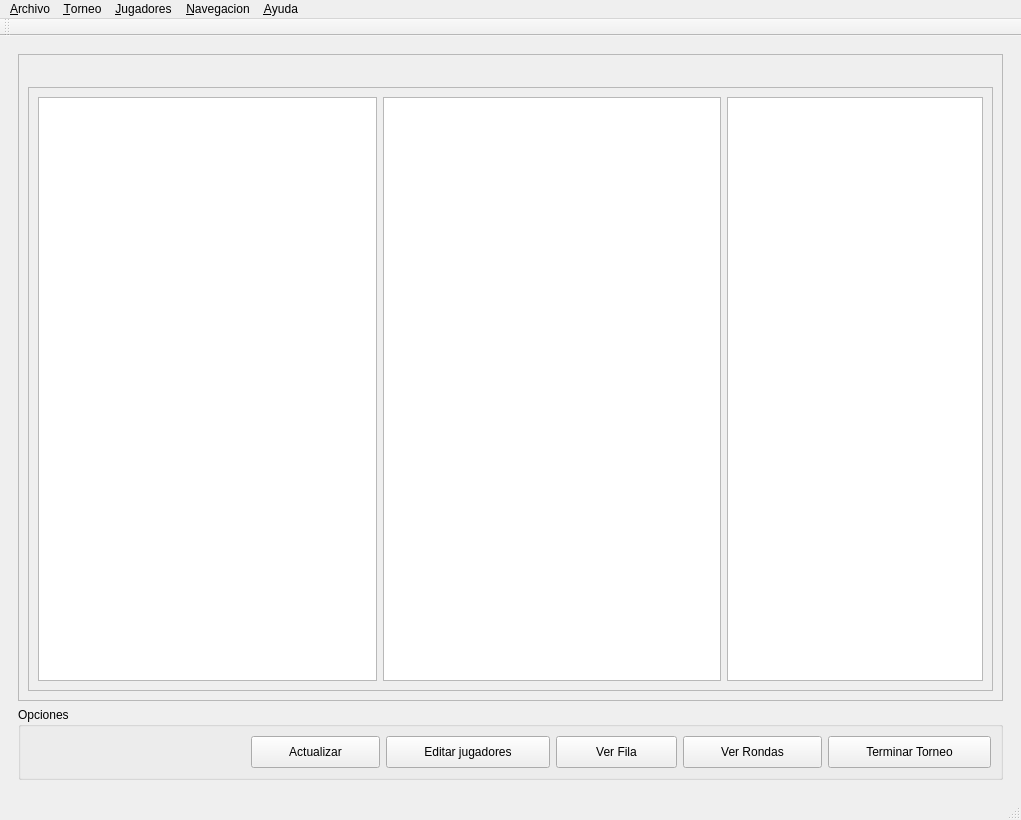
<?xml version="1.0" encoding="UTF-8"?>
<ui version="4.0">
 <class>MainWindow</class>
 <widget class="QMainWindow" name="MainWindow">
  <property name="geometry">
   <rect>
    <x>0</x>
    <y>0</y>
    <width>1021</width>
    <height>820</height>
   </rect>
  </property>
  <property name="windowTitle">
   <string>Masnou Manager</string>
  </property>
  <widget class="QWidget" name="centralwidget">
   <layout class="QVBoxLayout" name="verticalLayout">
    <item>
     <widget class="QStackedWidget" name="navigator">
      <property name="styleSheet">
       <string notr="true">QLineEdit,QDateEdit {
	padding:8px;
	font-size:15px;
	border-radius:5px;
	border:1px solid rgba(0,0,0,0.4);
}

QLabel {
	font-size:15px;
}

QPushButton {
	padding: 8px auto;
	min-width:45px;
}

</string>
      </property>
      <property name="currentIndex">
       <number>1</number>
      </property>
      <widget class="QWidget" name="main">
       <layout class="QHBoxLayout" name="horizontalLayout_7">
        <item>
         <layout class="QHBoxLayout" name="horizontalLayout_6" stretch="1,2">
          <property name="spacing">
           <number>0</number>
          </property>
          <item>
           <widget class="QFrame" name="frame_5">
            <property name="sizePolicy">
             <sizepolicy hsizetype="Minimum" vsizetype="Preferred">
              <horstretch>0</horstretch>
              <verstretch>0</verstretch>
             </sizepolicy>
            </property>
            <property name="maximumSize">
             <size>
              <width>300</width>
              <height>16777215</height>
             </size>
            </property>
            <property name="styleSheet">
             <string notr="true">QLineEdit,QDateEdit {
	padding:8px;
	font-size:15px;
	border-radius:5px;
	border:1px solid rgba(0,0,0,0.4);
}

QLabel {
	font-size:15px;
}

QPushButton {
	padding: 8px auto;
	min-width:45px;
}</string>
            </property>
            <property name="frameShape">
             <enum>QFrame::StyledPanel</enum>
            </property>
            <property name="frameShadow">
             <enum>QFrame::Raised</enum>
            </property>
            <layout class="QVBoxLayout" name="verticalLayout_8">
             <item>
              <widget class="QLabel" name="label_2">
               <property name="text">
                <string>Torneos Recientes</string>
               </property>
              </widget>
             </item>
             <item>
              <widget class="QComboBox" name="comboBox">
               <property name="minimumSize">
                <size>
                 <width>0</width>
                 <height>35</height>
                </size>
               </property>
              </widget>
             </item>
             <item>
              <spacer name="verticalSpacer_3">
               <property name="orientation">
                <enum>Qt::Vertical</enum>
               </property>
               <property name="sizeType">
                <enum>QSizePolicy::Fixed</enum>
               </property>
               <property name="sizeHint" stdset="0">
                <size>
                 <width>20</width>
                 <height>90</height>
                </size>
               </property>
              </spacer>
             </item>
             <item>
              <widget class="QLabel" name="label_4">
               <property name="styleSheet">
                <string notr="true">margin-bottom:9px</string>
               </property>
               <property name="text">
                <string>Opciones</string>
               </property>
              </widget>
             </item>
             <item>
              <widget class="QPushButton" name="menu_btn_create">
               <property name="font">
                <font>
                 <pointsize>9</pointsize>
                </font>
               </property>
               <property name="text">
                <string>Crear Torneo</string>
               </property>
              </widget>
             </item>
             <item>
              <widget class="QPushButton" name="pushButton_10">
               <property name="font">
                <font>
                 <pointsize>9</pointsize>
                </font>
               </property>
               <property name="toolTip">
                <string>&lt;html&gt;&lt;head/&gt;&lt;body&gt;&lt;p&gt;Cargar un torneo en modo de lectura&lt;/p&gt;&lt;/body&gt;&lt;/html&gt;</string>
               </property>
               <property name="text">
                <string>Cargar Torneo</string>
               </property>
              </widget>
             </item>
             <item>
              <widget class="QPushButton" name="menu_btn_go_tour">
               <property name="enabled">
                <bool>false</bool>
               </property>
               <property name="text">
                <string>Ir a Torneo Activo</string>
               </property>
              </widget>
             </item>
             <item>
              <widget class="QPushButton" name="menu_btn_finish">
               <property name="enabled">
                <bool>false</bool>
               </property>
               <property name="text">
                <string>Terminar Torneo Activo</string>
               </property>
              </widget>
             </item>
             <item>
              <widget class="QPushButton" name="menu_btn_quit">
               <property name="font">
                <font>
                 <pointsize>9</pointsize>
                </font>
               </property>
               <property name="text">
                <string>Salir</string>
               </property>
              </widget>
             </item>
             <item>
              <spacer name="verticalSpacer_2">
               <property name="orientation">
                <enum>Qt::Vertical</enum>
               </property>
               <property name="sizeHint" stdset="0">
                <size>
                 <width>20</width>
                 <height>150</height>
                </size>
               </property>
              </spacer>
             </item>
            </layout>
           </widget>
          </item>
          <item>
           <widget class="QFrame" name="board_container">
            <property name="font">
             <font>
              <pointsize>9</pointsize>
             </font>
            </property>
            <property name="styleSheet">
             <string notr="true"/>
            </property>
            <property name="frameShape">
             <enum>QFrame::StyledPanel</enum>
            </property>
            <property name="frameShadow">
             <enum>QFrame::Raised</enum>
            </property>
            <layout class="QVBoxLayout" name="verticalLayout_9" stretch="0">
             <property name="sizeConstraint">
              <enum>QLayout::SetDefaultConstraint</enum>
             </property>
             <item>
              <widget class="QLabel" name="puzzle_title">
               <property name="maximumSize">
                <size>
                 <width>16777215</width>
                 <height>50</height>
                </size>
               </property>
               <property name="font">
                <font>
                 <family>MS Shell Dlg 2</family>
                 <pointsize>15</pointsize>
                 <weight>9</weight>
                 <italic>false</italic>
                 <bold>false</bold>
                 <underline>false</underline>
                 <strikeout>false</strikeout>
                </font>
               </property>
               <property name="styleSheet">
                <string notr="true">font: 75 15pt &quot;MS Shell Dlg 2&quot;;</string>
               </property>
               <property name="text">
                <string>Problema del Dia</string>
               </property>
               <property name="alignment">
                <set>Qt::AlignCenter</set>
               </property>
              </widget>
             </item>
            </layout>
           </widget>
          </item>
         </layout>
        </item>
       </layout>
      </widget>
      <widget class="QWidget" name="tournament">
       <layout class="QVBoxLayout" name="verticalLayout_3">
        <item>
         <widget class="QFrame" name="frame_2">
          <property name="frameShape">
           <enum>QFrame::StyledPanel</enum>
          </property>
          <property name="frameShadow">
           <enum>QFrame::Raised</enum>
          </property>
          <layout class="QVBoxLayout" name="verticalLayout_4">
           <item>
            <widget class="QLabel" name="tournament_title">
             <property name="text">
              <string/>
             </property>
            </widget>
           </item>
           <item>
            <widget class="QFrame" name="frame_3">
             <property name="frameShape">
              <enum>QFrame::StyledPanel</enum>
             </property>
             <property name="frameShadow">
              <enum>QFrame::Raised</enum>
             </property>
             <layout class="QHBoxLayout" name="horizontalLayout_3" stretch="1,1,0">
              <item>
               <widget class="QTableView" name="score_table">
                <property name="font">
                 <font>
                  <pointsize>12</pointsize>
                 </font>
                </property>
               </widget>
              </item>
              <item>
               <widget class="QTableView" name="rondas_main_table">
                <property name="font">
                 <font>
                  <pointsize>12</pointsize>
                 </font>
                </property>
                <property name="showGrid">
                 <bool>true</bool>
                </property>
                <property name="gridStyle">
                 <enum>Qt::SolidLine</enum>
                </property>
                <property name="sortingEnabled">
                 <bool>true</bool>
                </property>
               </widget>
              </item>
              <item>
               <widget class="QListView" name="fila_list">
                <property name="font">
                 <font>
                  <pointsize>12</pointsize>
                 </font>
                </property>
               </widget>
              </item>
             </layout>
            </widget>
           </item>
          </layout>
         </widget>
        </item>
        <item>
         <widget class="QGroupBox" name="groupBox_3">
          <property name="title">
           <string>Opciones</string>
          </property>
          <layout class="QHBoxLayout" name="horizontalLayout_2">
           <item>
            <spacer name="horizontalSpacer_3">
             <property name="orientation">
              <enum>Qt::Horizontal</enum>
             </property>
             <property name="sizeHint" stdset="0">
              <size>
               <width>40</width>
               <height>20</height>
              </size>
             </property>
            </spacer>
           </item>
           <item>
            <widget class="QPushButton" name="update_button">
             <property name="cursor">
              <cursorShape>PointingHandCursor</cursorShape>
             </property>
             <property name="text">
              <string>Actualizar</string>
             </property>
            </widget>
           </item>
           <item>
            <widget class="QPushButton" name="edit_players_button">
             <property name="cursor">
              <cursorShape>PointingHandCursor</cursorShape>
             </property>
             <property name="text">
              <string>Editar jugadores</string>
             </property>
            </widget>
           </item>
           <item>
            <widget class="QPushButton" name="ver_fila_button">
             <property name="cursor">
              <cursorShape>PointingHandCursor</cursorShape>
             </property>
             <property name="text">
              <string>Ver Fila</string>
             </property>
            </widget>
           </item>
           <item>
            <widget class="QPushButton" name="ver_rondas_button">
             <property name="cursor">
              <cursorShape>PointingHandCursor</cursorShape>
             </property>
             <property name="text">
              <string>Ver Rondas</string>
             </property>
            </widget>
           </item>
           <item>
            <widget class="QPushButton" name="finish_button">
             <property name="cursor">
              <cursorShape>PointingHandCursor</cursorShape>
             </property>
             <property name="text">
              <string>Terminar Torneo</string>
             </property>
            </widget>
           </item>
          </layout>
         </widget>
        </item>
       </layout>
      </widget>
      <widget class="QWidget" name="fila_page">
       <layout class="QVBoxLayout" name="verticalLayout_5">
        <item>
         <widget class="QFrame" name="frame">
          <property name="frameShape">
           <enum>QFrame::StyledPanel</enum>
          </property>
          <property name="frameShadow">
           <enum>QFrame::Raised</enum>
          </property>
          <layout class="QHBoxLayout" name="horizontalLayout_4">
           <item>
            <widget class="QListView" name="fila_list_main">
             <property name="font">
              <font>
               <pointsize>14</pointsize>
              </font>
             </property>
            </widget>
           </item>
           <item>
            <widget class="QFrame" name="frame_4">
             <property name="frameShape">
              <enum>QFrame::StyledPanel</enum>
             </property>
             <property name="frameShadow">
              <enum>QFrame::Raised</enum>
             </property>
             <layout class="QVBoxLayout" name="verticalLayout_6">
              <item>
               <widget class="QPushButton" name="add_fila_btn">
                <property name="text">
                 <string>Añadir</string>
                </property>
               </widget>
              </item>
              <item>
               <widget class="QPushButton" name="del_fila_btn">
                <property name="text">
                 <string>Borrar</string>
                </property>
               </widget>
              </item>
              <item>
               <widget class="QPushButton" name="pushButton_4">
                <property name="text">
                 <string>Mover Arriba</string>
                </property>
               </widget>
              </item>
              <item>
               <widget class="QPushButton" name="pushButton_5">
                <property name="text">
                 <string>Mover Abajo</string>
                </property>
               </widget>
              </item>
              <item>
               <widget class="QPushButton" name="sort_fila_btn">
                <property name="text">
                 <string>Sortear</string>
                </property>
               </widget>
              </item>
              <item>
               <spacer name="verticalSpacer">
                <property name="orientation">
                 <enum>Qt::Vertical</enum>
                </property>
                <property name="sizeType">
                 <enum>QSizePolicy::Fixed</enum>
                </property>
                <property name="sizeHint" stdset="0">
                 <size>
                  <width>20</width>
                  <height>40</height>
                 </size>
                </property>
               </spacer>
              </item>
              <item>
               <widget class="QPushButton" name="save_changes_fila">
                <property name="text">
                 <string>Guardar Cambios</string>
                </property>
               </widget>
              </item>
              <item>
               <spacer name="verticalSpacer_4">
                <property name="orientation">
                 <enum>Qt::Vertical</enum>
                </property>
                <property name="sizeHint" stdset="0">
                 <size>
                  <width>20</width>
                  <height>40</height>
                 </size>
                </property>
               </spacer>
              </item>
             </layout>
            </widget>
           </item>
           <item>
            <spacer name="horizontalSpacer_4">
             <property name="orientation">
              <enum>Qt::Horizontal</enum>
             </property>
             <property name="sizeHint" stdset="0">
              <size>
               <width>40</width>
               <height>20</height>
              </size>
             </property>
            </spacer>
           </item>
          </layout>
         </widget>
        </item>
       </layout>
      </widget>
      <widget class="QWidget" name="players_page">
       <layout class="QVBoxLayout" name="verticalLayout_2">
        <item>
         <widget class="QLabel" name="label">
          <property name="text">
           <string>Jugadores</string>
          </property>
         </widget>
        </item>
        <item>
         <widget class="QTableView" name="players_table">
          <property name="contextMenuPolicy">
           <enum>Qt::CustomContextMenu</enum>
          </property>
         </widget>
        </item>
        <item>
         <widget class="QGroupBox" name="groupBox">
          <property name="title">
           <string>Opciones</string>
          </property>
          <property name="alignment">
           <set>Qt::AlignLeading|Qt::AlignLeft|Qt::AlignVCenter</set>
          </property>
          <property name="flat">
           <bool>false</bool>
          </property>
          <layout class="QHBoxLayout" name="horizontalLayout">
           <property name="leftMargin">
            <number>0</number>
           </property>
           <item>
            <widget class="QPushButton" name="pushButton">
             <property name="cursor">
              <cursorShape>PointingHandCursor</cursorShape>
             </property>
             <property name="text">
              <string>Importar Jugadores</string>
             </property>
            </widget>
           </item>
           <item>
            <spacer name="horizontalSpacer">
             <property name="orientation">
              <enum>Qt::Horizontal</enum>
             </property>
             <property name="sizeHint" stdset="0">
              <size>
               <width>40</width>
               <height>20</height>
              </size>
             </property>
            </spacer>
           </item>
           <item>
            <widget class="QPushButton" name="players_save_changes">
             <property name="cursor">
              <cursorShape>PointingHandCursor</cursorShape>
             </property>
             <property name="text">
              <string>Aceptar</string>
             </property>
            </widget>
           </item>
          </layout>
         </widget>
        </item>
       </layout>
      </widget>
      <widget class="QWidget" name="rondas_page">
       <layout class="QVBoxLayout" name="verticalLayout_10">
        <item>
         <widget class="QTabWidget" name="tabWidget">
          <property name="tabPosition">
           <enum>QTabWidget::North</enum>
          </property>
          <property name="tabShape">
           <enum>QTabWidget::Rounded</enum>
          </property>
          <property name="currentIndex">
           <number>0</number>
          </property>
          <widget class="QWidget" name="tab">
           <attribute name="title">
            <string>Rondas Actuales</string>
           </attribute>
           <layout class="QVBoxLayout" name="verticalLayout_7">
            <item>
             <widget class="QTableView" name="rondas_table">
              <property name="font">
               <font>
                <pointsize>12</pointsize>
               </font>
              </property>
             </widget>
            </item>
           </layout>
          </widget>
          <widget class="QWidget" name="tab2">
           <attribute name="title">
            <string>Historial de Rondas</string>
           </attribute>
           <layout class="QVBoxLayout" name="verticalLayout_11">
            <item>
             <widget class="QTableView" name="rondas_history_table">
              <property name="font">
               <font>
                <pointsize>12</pointsize>
               </font>
              </property>
             </widget>
            </item>
           </layout>
          </widget>
         </widget>
        </item>
        <item>
         <widget class="QGroupBox" name="groupBox_2">
          <property name="title">
           <string>Opciones</string>
          </property>
          <layout class="QHBoxLayout" name="horizontalLayout_5">
           <item>
            <widget class="QPushButton" name="rondas_save_changes">
             <property name="text">
              <string>Guardar Cambios</string>
             </property>
            </widget>
           </item>
           <item>
            <spacer name="horizontalSpacer_2">
             <property name="orientation">
              <enum>Qt::Horizontal</enum>
             </property>
             <property name="sizeHint" stdset="0">
              <size>
               <width>40</width>
               <height>20</height>
              </size>
             </property>
            </spacer>
           </item>
          </layout>
         </widget>
        </item>
       </layout>
      </widget>
      <widget class="QWidget" name="details_page"/>
      <widget class="QWidget" name="stats_page"/>
      <widget class="QWidget" name="problema_page"/>
     </widget>
    </item>
   </layout>
  </widget>
  <widget class="QMenuBar" name="menubar">
   <property name="geometry">
    <rect>
     <x>0</x>
     <y>0</y>
     <width>1021</width>
     <height>26</height>
    </rect>
   </property>
   <widget class="QMenu" name="menu_Archivo">
    <property name="title">
     <string>&amp;Archivo</string>
    </property>
    <addaction name="action_Cargar_Juagadores"/>
    <addaction name="action_Cargar_Torneo"/>
   </widget>
   <widget class="QMenu" name="menu_Torneos">
    <property name="title">
     <string>&amp;Torneo</string>
    </property>
    <addaction name="action_Nuevo_Torneo"/>
    <addaction name="action_Terminar_Torneo"/>
    <addaction name="action_Exportar_2"/>
   </widget>
   <widget class="QMenu" name="menu_Players">
    <property name="title">
     <string>&amp;Jugadores</string>
    </property>
    <addaction name="action_Crear_tabla"/>
    <addaction name="action_Exportar"/>
   </widget>
   <widget class="QMenu" name="menu_About">
    <property name="title">
     <string>&amp;Ayuda</string>
    </property>
    <addaction name="action_Ajustes"/>
    <addaction name="action_Acerca_de"/>
   </widget>
   <widget class="QMenu" name="menu_Navegacion">
    <property name="title">
     <string>&amp;Navegacion</string>
    </property>
    <widget class="QMenu" name="menu_Ir_a">
     <property name="title">
      <string>&amp;Ir a</string>
     </property>
     <addaction name="action_Torneo_Actual"/>
     <addaction name="action_Editar_Jugadores"/>
     <addaction name="action_Rondas"/>
     <addaction name="action_Detalles"/>
     <addaction name="actionE_stadisticas"/>
     <addaction name="action_Men"/>
    </widget>
    <addaction name="menu_Ir_a"/>
   </widget>
   <addaction name="menu_Archivo"/>
   <addaction name="menu_Torneos"/>
   <addaction name="menu_Players"/>
   <addaction name="menu_Navegacion"/>
   <addaction name="menu_About"/>
  </widget>
  <widget class="QStatusBar" name="statusbar"/>
  <widget class="QToolBar" name="toolBar">
   <property name="windowTitle">
    <string>toolBar</string>
   </property>
   <attribute name="toolBarArea">
    <enum>TopToolBarArea</enum>
   </attribute>
   <attribute name="toolBarBreak">
    <bool>false</bool>
   </attribute>
  </widget>
  <action name="action_Cargar_Juagadores">
   <property name="text">
    <string>Cargar &amp;Juagadores</string>
   </property>
  </action>
  <action name="action_Acerca_de">
   <property name="text">
    <string>&amp;Acerca</string>
   </property>
  </action>
  <action name="action_Ajustes">
   <property name="text">
    <string>&amp;Ajustes</string>
   </property>
  </action>
  <action name="action_Nuevo_Torneo">
   <property name="text">
    <string>&amp;Nuevo Torneo</string>
   </property>
   <property name="shortcut">
    <string>Ctrl+N</string>
   </property>
  </action>
  <action name="action_Terminar_Torneo">
   <property name="text">
    <string>&amp;Terminar Torneo</string>
   </property>
  </action>
  <action name="action_Crear_tabla">
   <property name="text">
    <string>&amp;Crear tabla</string>
   </property>
  </action>
  <action name="action_Torneo_Actual">
   <property name="enabled">
    <bool>false</bool>
   </property>
   <property name="text">
    <string>&amp;Torneo Actual</string>
   </property>
  </action>
  <action name="action_Editar_Jugadores">
   <property name="enabled">
    <bool>false</bool>
   </property>
   <property name="text">
    <string>&amp;Editar Jugadores</string>
   </property>
  </action>
  <action name="action_Rondas">
   <property name="enabled">
    <bool>false</bool>
   </property>
   <property name="text">
    <string>&amp;Rondas</string>
   </property>
  </action>
  <action name="action_Detalles">
   <property name="enabled">
    <bool>false</bool>
   </property>
   <property name="text">
    <string>&amp;Detalles</string>
   </property>
  </action>
  <action name="actionE_stadisticas">
   <property name="text">
    <string>E&amp;stadísticas</string>
   </property>
  </action>
  <action name="action_Exportar">
   <property name="text">
    <string>&amp;Exportar</string>
   </property>
  </action>
  <action name="action_Exportar_2">
   <property name="text">
    <string>&amp;Exportar</string>
   </property>
  </action>
  <action name="action_Cargar_Torneo">
   <property name="text">
    <string>&amp;Cargar Torneo</string>
   </property>
  </action>
  <action name="action_Men">
   <property name="text">
    <string>&amp;Menú</string>
   </property>
  </action>
 </widget>
 <resources>
  <include location="images.qrc"/>
 </resources>
 <connections/>
</ui>
